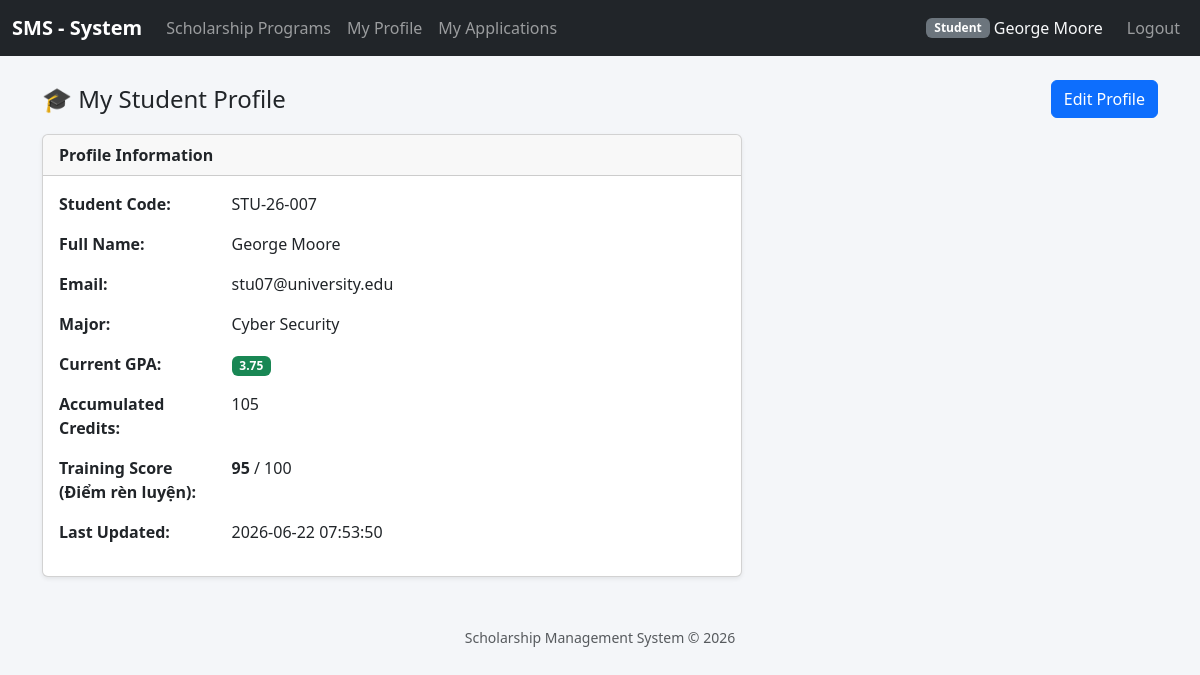
The page /index.php?controller=student_profiles&action=index (signed in) on the database its author committed.
### tables this page shows
CREATE TABLE `student_profiles` (
  `id` int(11) NOT NULL,
  `user_id` int(11) NOT NULL,
  `student_code` varchar(20) NOT NULL,
  `major` varchar(100) DEFAULT NULL,
  `current_gpa` decimal(3,2) DEFAULT NULL,
  `accumulated_credits` int(11) DEFAULT NULL,
  `training_score` int(11) DEFAULT 0,
  `updated_at` timestamp NOT NULL DEFAULT current_timestamp() ON UPDATE current_timestamp()
);

CREATE TABLE `users` (
  `id` int(11) NOT NULL,
  `email` varchar(255) NOT NULL,
  `password_hash` varchar(255) NOT NULL,
  `full_name` varchar(150) NOT NULL,
  `role` enum('admin','student','reviewer') DEFAULT 'student',
  `created_at` timestamp NOT NULL DEFAULT current_timestamp()
);

### helpers/functions.php (called while the page is built, shortened)
<?php
function e(mixed $value): string
{
    return htmlspecialchars((string)($value ?? ''), ENT_QUOTES, 'UTF-8');
}
function url(string $controller, string $action = 'index', array $params = []): string
{
    $query = array_merge(['controller' => $controller, 'action' => $action], $params);
    return 'index.php?' . http_build_query($query);
}
?>

### helpers/auth.php (called while the page is built, shortened)
<?php
require_once __DIR__ . '/../config/database.php';
function current_user(): ?array
{
    return $_SESSION['user'] ?? null;
}
function is_logged_in(): bool
{
    return isset($_SESSION['user']);
}

### models/StudentProfile.php (called while the page is built, shortened)
<?php
require_once __DIR__ . '/../config/database.php';
class StudentProfile
{
    private PDO $db;
    public function __construct()
    {
        $this->db = Database::getConnection();
    }
    public function getByUserId(int $userId): array|false
    {
        $stmt = $this->db->prepare("
            SELECT sp.*, u.email, u.full_name
            FROM student_profiles sp
            INNER JOIN users u ON sp.user_id = u.id
            WHERE sp.user_id = ?
        ");
        $stmt->execute([$userId]);
        return $stmt->fetch(PDO::FETCH_ASSOC);
    }
}

### config/database.php (called while the page is built)
<?php
class Database
{
    private static ?PDO $instance = null;
    public static function getConnection(): PDO
    {
        if (self::$instance === null) {
            $host    = 'localhost';
            $dbname  = 'scholarship_system';
            $user    = 'root';
            $pass    = '';
            $charset = 'utf8mb4';
            $dsn = "mysql:host={$host};dbname={$dbname};charset={$charset}";
            $options = [
                PDO::ATTR_ERRMODE            => PDO::ERRMODE_EXCEPTION,
                PDO::ATTR_DEFAULT_FETCH_MODE => PDO::FETCH_ASSOC,
                PDO::ATTR_EMULATE_PREPARES   => false,
            ];
            try {
                self::$instance = new PDO($dsn, $user, $pass, $options);
            } catch (PDOException $e) {
                die('Kết nối CSDL thất bại: ' . $e->getMessage());
            }
        }
        return self::$instance;
    }
}

### views/student_profiles/index.php (the view, shortened to what this page needs)
<?php
require_once __DIR__ . '/../partials/header.php';
$currentUser = current_user();
$isStudent = ($currentUser['role'] === 'student');
?>
<?php if ($isStudent): ?>
    <div class="d-flex justify-content-between align-items-center mb-3">
        <h4 class="mb-0">🎓 My Student Profile</h4>
        <a href="<?= e(url('student_profiles', 'edit', ['id' => $profile['id']])) ?>" class="btn btn-primary">Edit Profile</a>
    </div>
    <div class="card shadow-sm" style="max-width:700px;">
        <div class="card-header"><strong>Profile Information</strong></div>
        <div class="card-body">
            <?php
            $rows = [
                ['label' => 'Student Code:', 'value' => $profile['student_code']],
                ['label' => 'Full Name:', 'value' => $profile['full_name']],
                ['label' => 'Email:', 'value' => $profile['email']],
                ['label' => 'Major:', 'value' => $profile['major'] ?: '—'],
            ];
            foreach ($rows as $row) {
                $label = $row['label'];
                $value = $row['value'];
                $escape = true;
                include __DIR__ . '/../partials/components/detail_row.php';
            }
            $gpa = (float)$profile['current_gpa'];
            $gpaBadge = $gpa >= 3.6 ? 'success' : ($gpa >= 3.2 ? 'primary' : ($gpa >= 2.5 ? 'warning text-dark' : 'danger'));
            $label = 'Current GPA:';
            $value = $profile['current_gpa'] ? '<span class="badge bg-' . $gpaBadge . '">' . e($profile['current_gpa']) . '</span>' : '—';
            $escape = false;
            include __DIR__ . '/../partials/components/detail_row.php';
            $label = 'Accumulated Credits:'; $value = $profile['accumulated_credits'] ?: '—'; $escape = true; include __DIR__ . '/../partials/components/detail_row.php';
            $label = 'Training Score (Điểm rèn luyện):';
            $value = isset($profile['training_score']) ? '<strong>' . e($profile['training_score']) . '</strong> / 100' : '—';
            $escape = false;
            include __DIR__ . '/../partials/components/detail_row.php';
            $label = 'Last Updated:'; $value = $profile['updated_at'] ?: '—'; $escape = true; include __DIR__ . '/../partials/components/detail_row.php';
            ?>
        </div>
    </div>
<?php endif; ?>
<?php require_once __DIR__ . '/../partials/footer.php'; ?>

### views/partials/header.php (shortened to what this page needs)
<!DOCTYPE html>
<html lang="en">
<head>
    <link href="https://cdn.jsdelivr.net/npm/bootstrap@5.3.3/dist/css/bootstrap.min.css" rel="stylesheet">
</head>
<body>
<nav class="navbar navbar-expand-lg navbar-dark bg-dark mb-4">
    <div class="container-fluid">
        <a class="navbar-brand" href="<?= e(url('scholarship_programs', 'index')) ?>">SMS - System</a>
        <div class="collapse navbar-collapse" id="navMain">
            <ul class="navbar-nav me-auto">
                <li class="nav-item"><a class="nav-link" href="<?= e(url('scholarship_programs', 'index')) ?>">Scholarship Programs</a></li>
                <?php if (isset(current_user()['role'])): ?>
                    <?php if (in_array(current_user()['role'], ['admin', 'reviewer', 'staff'], true)): ?>
                        <?php if (current_user()['role'] === 'admin'): ?>
                            <li class="nav-item"><a class="nav-link" href="<?= e(url('users', 'index')) ?>">Users</a></li>
                        <?php endif; ?>
                        <li class="nav-item"><a class="nav-link" href="<?= e(url('applications', 'index')) ?>">Applications</a></li>
                        <?php else: ?>
                        <li class="nav-item"><a class="nav-link" href="<?= e(url('student_profiles', 'edit', ['id' => current_user()['id']])) ?>">My Profile</a></li>
                        <li class="nav-item"><a class="nav-link" href="<?= e(url('applications', 'index')) ?>">My Applications</a></li>
                    <?php endif; ?>
                <?php endif; ?>
            </ul>
            <ul class="navbar-nav">
                <?php if (is_logged_in()): $u = current_user(); ?>
                    <li class="nav-item d-flex align-items-center text-light me-3">
                        <span class="badge bg-secondary"><?= e(ucfirst($u['role'])) ?></span>&nbsp;<?= e($u['full_name']) ?>
                    </li>
                    <li class="nav-item">
                        <a class="nav-link" href="<?= e(url('auth', 'logout')) ?>">Logout</a>
                    </li>
                <?php else: ?>
                    <li class="nav-item">
                        <a class="nav-link" href="<?= e(url('auth', 'login')) ?>">Login</a>
                    </li>
                <?php endif; ?>
            </ul>
        </div>
    </div>
</nav>
<div class="container">

### views/partials/components/detail_row.php
<?php
$escape = $escape ?? true;
?>
<div class="row mb-3">
    <div class="col-md-3 fw-bold"><?= e($label) ?></div>
    <div class="col-md-9"><?= $escape ? e($value) : $value ?></div>
</div>

### views/partials/header.php (style rules this page uses)
body { background-color: #f4f6f9; }
.navbar-brand { font-weight: 700; }

### rows shown on the page
student_profiles: user.full_name "George Moore", current_gpa "3.75", accumulated_credits "105 2026-06-22 07:53:50", training_score "95"

### other values the page prints
$u['role'] "Student"
$label "Student Code:"
$value "STU-26-007"
$label "Full Name:"
$value "George Moore"
$label "Email:"
$value "stu07@university.edu"
$label "Major:"
$value "Cyber Security"
$label "Current GPA: Accumulated Credits: Training Score (Điểm rèn luyện): Last Updated:"
